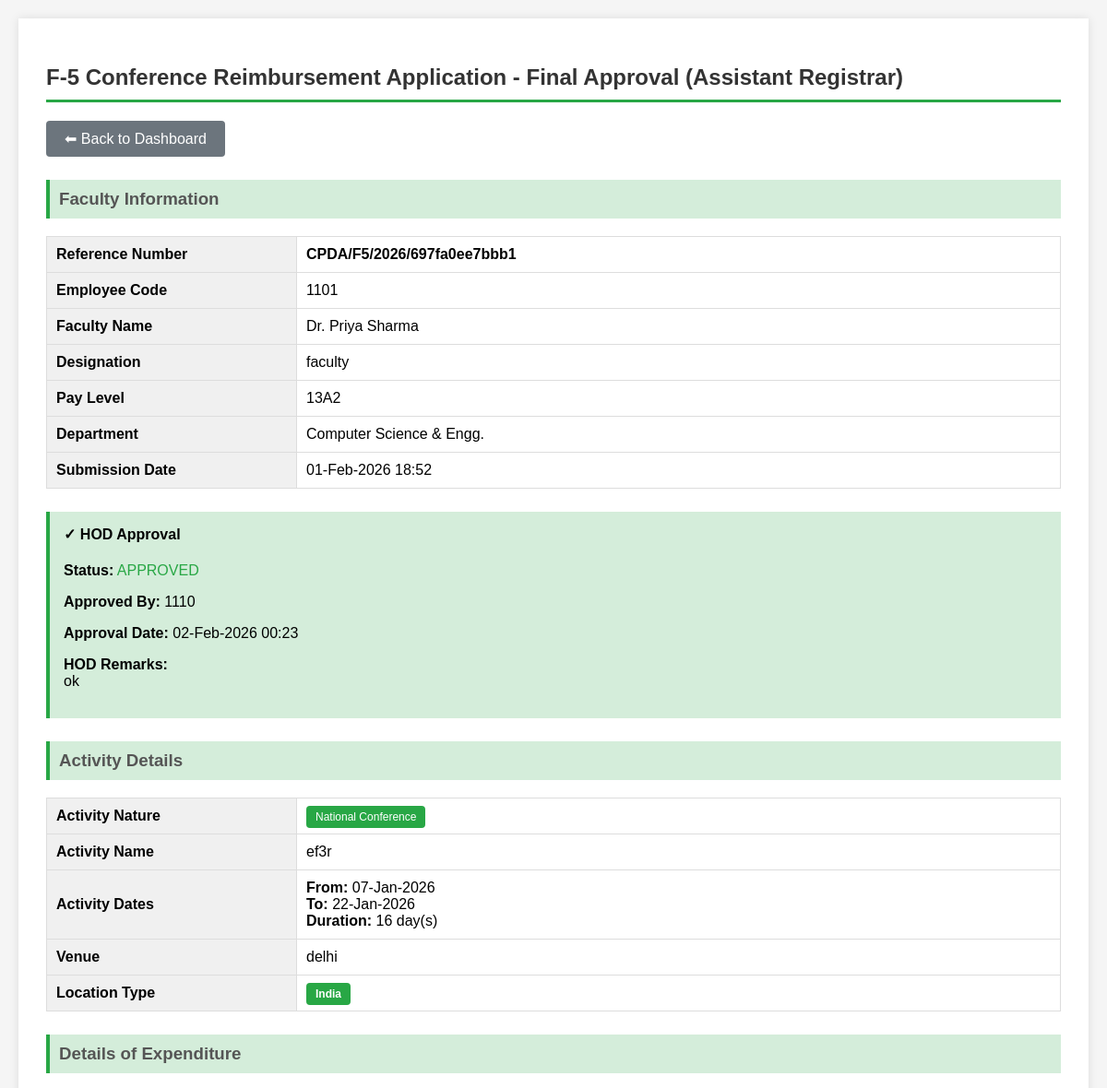
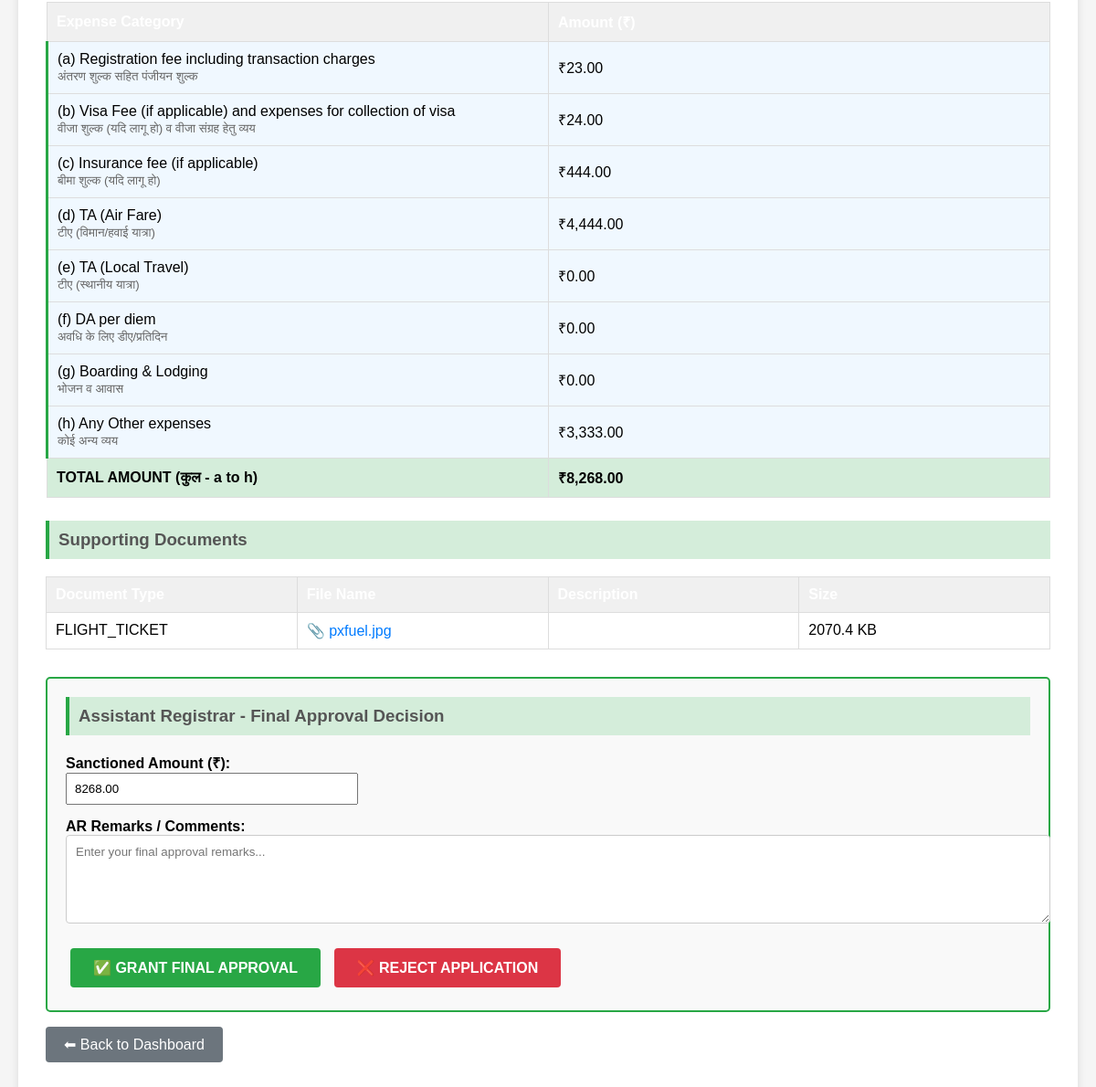
The page /views/ar_view_application.php?application_id=4&type=f5 (signed in) on the database as committed earlier (2 pictures, top to bottom).
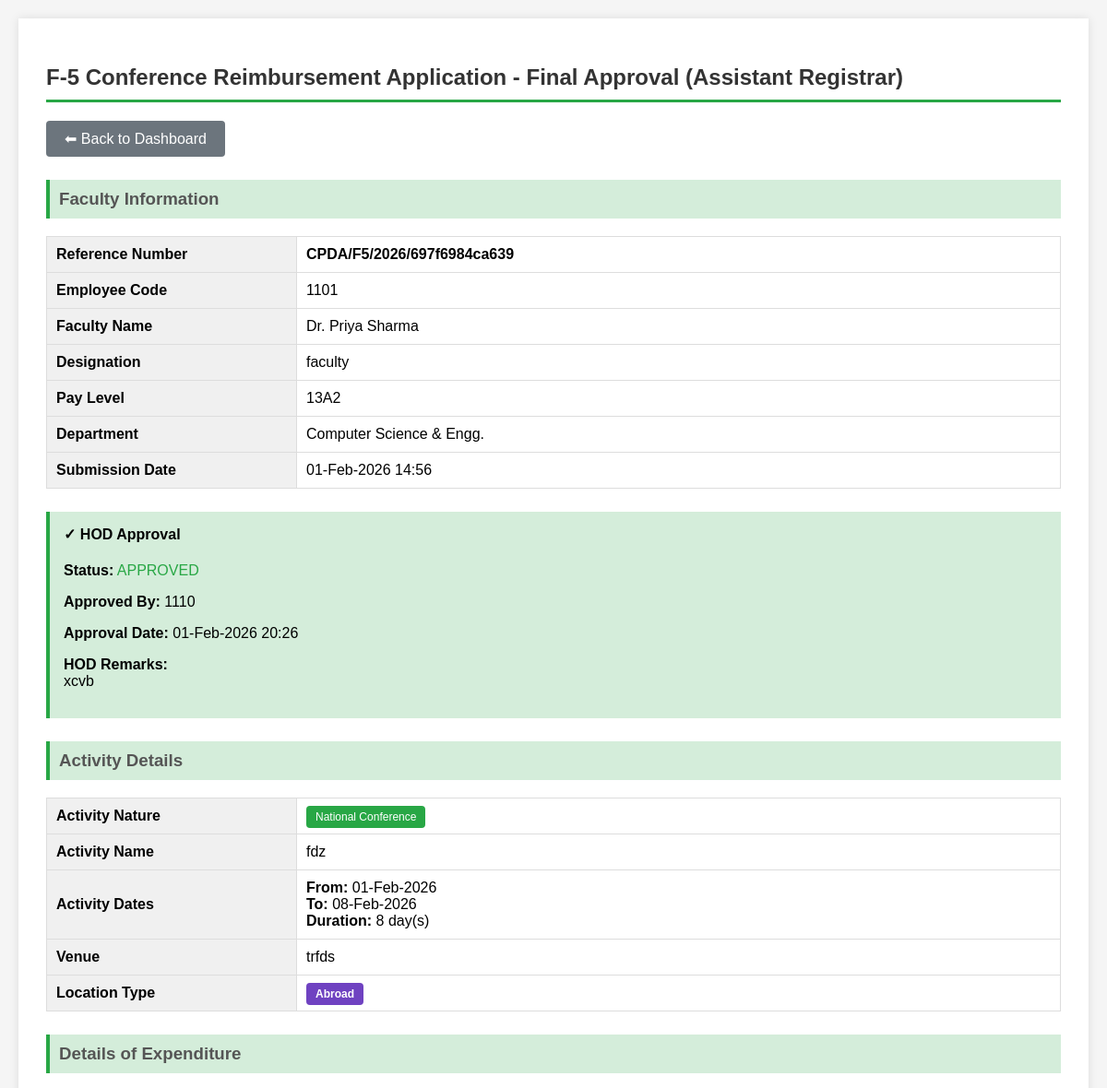
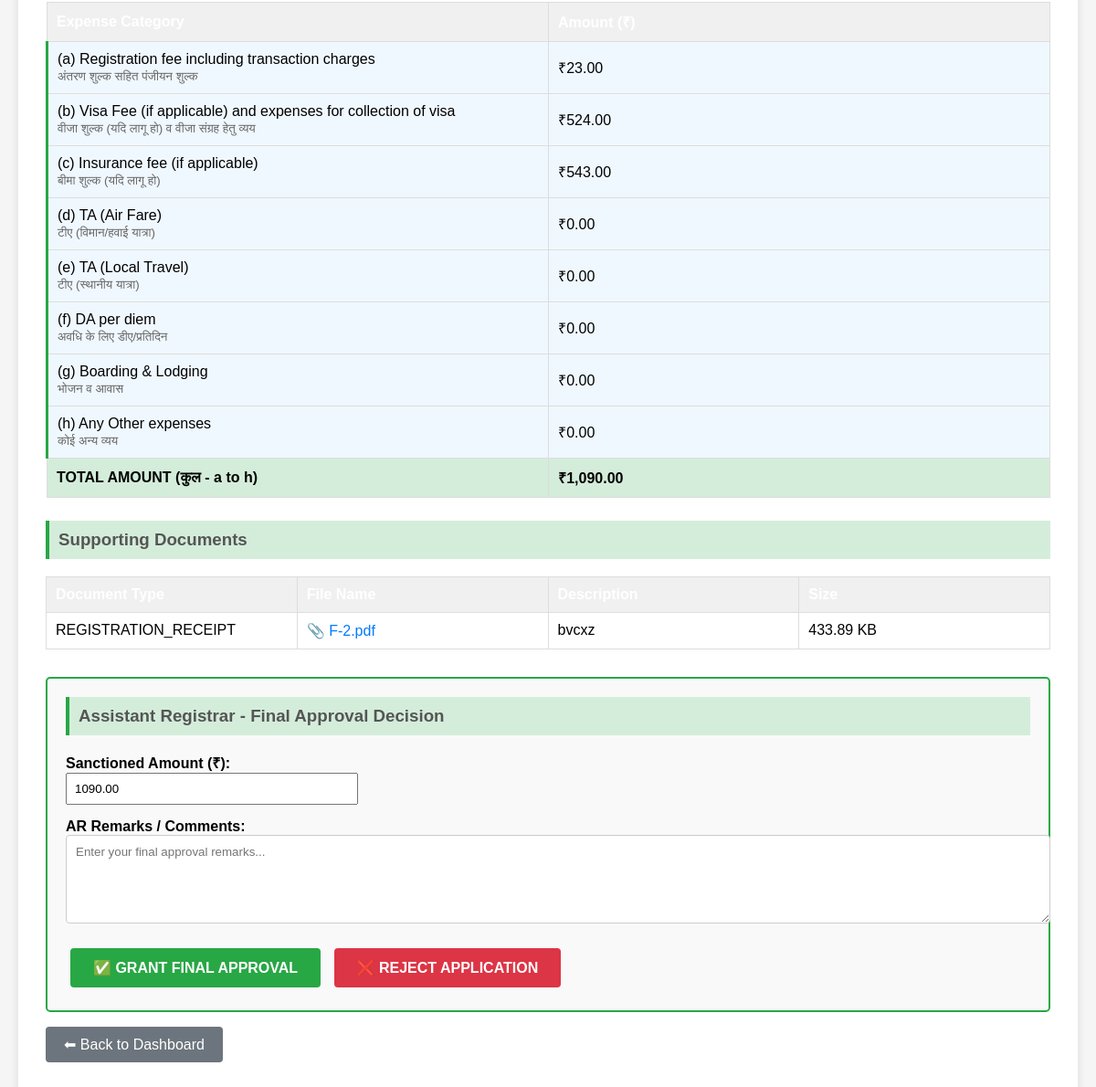
The same page on the database as committed later (2 pictures, top to bottom).
### tables this page shows
CREATE TABLE `f5_conference_reimbursements` (
  `application_id` int(11) NOT NULL,
  `ref_number` varchar(100) DEFAULT NULL,
  `employee_code` int(11) NOT NULL,
  `faculty_name` varchar(200) NOT NULL,
  `designation` varchar(100) NOT NULL,
  `pay_level` varchar(10) NOT NULL,
  `department` varchar(200) NOT NULL,
  `activity_nature` enum('International Conference','National Conference','Workshop','Short Term Course','Seminar','Symposium') NOT NULL,
  `activity_name` varchar(500) NOT NULL,
  `activity_start_date` date NOT NULL,
  `activity_end_date` date NOT NULL,
  `activity_venue` varchar(300) NOT NULL,
  `location_type` enum('India','Abroad') NOT NULL,
  `expense_registration` decimal(10,2) DEFAULT 0.00,
  `expense_visa` decimal(10,2) DEFAULT 0.00,
  `expense_insurance` decimal(10,2) DEFAULT 0.00,
  `expense_air_fare` decimal(10,2) DEFAULT 0.00,
  `expense_local_travel` decimal(10,2) DEFAULT 0.00,
  `expense_da_per_diem` decimal(10,2) DEFAULT 0.00,
  `expense_boarding_lodging` decimal(10,2) DEFAULT 0.00,
  `expense_other` decimal(10,2) DEFAULT 0.00,
  `expense_other_description` text DEFAULT NULL,
  `total_amount` decimal(10,2) NOT NULL,
  `remarks` text DEFAULT NULL,
  `status` enum('PENDING','HOD_APPROVED','HOD_REJECTED','ACCOUNTS_APPROVED','ACCOUNTS_REJECTED','COMPLETED') DEFAULT 'PENDING',
  `hod_status` enum('PENDING','APPROVED','REJECTED') DEFAULT 'PENDING',
  `hod_approved_by` varchar(50) DEFAULT NULL,
  `hod_approved_at` datetime DEFAULT NULL,
  `hod_comments` text DEFAULT NULL,
  `accounts_status` enum('PENDING','APPROVED','REJECTED') DEFAULT 'PENDING',
  `accounts_approved_by` varchar(50) DEFAULT NULL,
  `accounts_approved_at` datetime DEFAULT NULL,
  `accounts_comments` text DEFAULT NULL,
  `created_at` timestamp NOT NULL DEFAULT current_timestamp(),
  `updated_at` timestamp NOT NULL DEFAULT current_timestamp() ON UPDATE current_timestamp()
);

CREATE TABLE `f5_attachments` (
  `id` int(11) NOT NULL,
  `reimbursement_id` int(11) NOT NULL,
  `attachment_type` enum('REGISTRATION_RECEIPT','VISA_RECEIPT','INSURANCE_RECEIPT','FLIGHT_TICKET','TRAVEL_RECEIPT','HOTEL_BILL','BOARDING_LODGING','CONFERENCE_CERTIFICATE','OTHER') NOT NULL,
  `file_name` varchar(255) NOT NULL,
  `file_path` varchar(500) NOT NULL,
  `file_size` int(11) NOT NULL,
  `file_type` varchar(100) NOT NULL,
  `description` text DEFAULT NULL,
  `uploaded_at` timestamp NOT NULL DEFAULT current_timestamp()
);

### views/ar_view_application.php (the view, shortened to what the changed rows need)
<?php
include_once '../config/db.php';
$app_id = $_GET['application_id'] ?? null;
$type = $_GET['type'] ?? 'f4';
if ($type === 'f5') {
    $stmt = $conn->prepare("SELECT * FROM f5_conference_reimbursements WHERE application_id = ?");
    $stmt->bind_param("i", $app_id);
    $stmt->execute();
    $app = $stmt->get_result()->fetch_assoc();
    $stmt2 = $conn->prepare("SELECT * FROM f5_attachments WHERE reimbursement_id = ?");
    $stmt2->bind_param("i", $app_id);
    $stmt2->execute();
    $attachments = $stmt2->get_result();
}
?>
<!DOCTYPE html>
<html lang="en">
<head>
</head>
<body>
<div class="container">
    <h2>
        <?php
        if ($type === 'f5') {
            echo 'F-5 Conference Reimbursement Application - Final Approval (Assistant Registrar)';
        } else {
            echo 'F-4 Reimbursement Application - Final Approval (Assistant Registrar)';
        }
        ?>
    </h2>
    <?php if ($type === 'f5'): ?>
        <h3>Faculty Information</h3>
        <table>
            <tr><th>Reference Number</th><td><strong><?= htmlspecialchars($app['ref_number']); ?></strong></td></tr>
            <tr><th>Employee Code</th><td><?= htmlspecialchars($app['employee_code']); ?></td></tr>
            <tr><th>Faculty Name</th><td><?= htmlspecialchars($app['faculty_name']); ?></td></tr>
            <tr><th>Designation</th><td><?= htmlspecialchars($app['designation']); ?></td></tr>
            <tr><th>Pay Level</th><td><?= htmlspecialchars($app['pay_level']); ?></td></tr>
            <tr><th>Department</th><td><?= htmlspecialchars($app['department']); ?></td></tr>
            <tr><th>Submission Date</th><td><?= date('d-M-Y H:i', strtotime($app['created_at'])); ?></td></tr>
        </table>
        <div class="hod-approval">
            <h4 style="margin-top:0;">✓ HOD Approval</h4>
            <p><strong>Status:</strong> <span style="color: #28a745;">APPROVED</span></p>
            <p><strong>Approved By:</strong> <?= htmlspecialchars($app['hod_approved_by'] ?? 'N/A'); ?></p>
            <?php if ($app['hod_approved_at']): ?>
                <p><strong>Approval Date:</strong> <?= date('d-M-Y H:i', strtotime($app['hod_approved_at'])); ?></p>
            <?php endif; ?>
            <?php if ($app['hod_comments']): ?>
                <p><strong>HOD Remarks:</strong><br><?= nl2br(htmlspecialchars($app['hod_comments'])); ?></p>
            <?php endif; ?>
        </div>
        <h3>Activity Details</h3>
        <table>
            <tr><th>Activity Nature</th><td><span class="badge"><?= htmlspecialchars($app['activity_nature']); ?></span></td></tr>
            <tr><th>Activity Name</th><td><?= htmlspecialchars($app['activity_name']); ?></td></tr>
            <tr>
                <th>Activity Dates</th>
                <td>
                    <strong>From:</strong> <?= date('d-M-Y', strtotime($app['activity_start_date'])); ?><br>
                    <strong>To:</strong> <?= date('d-M-Y', strtotime($app['activity_end_date'])); ?><br>
                    <strong>Duration:</strong> <?php
                        $start = new DateTime($app['activity_start_date']);
                        $end = new DateTime($app['activity_end_date']);
                        $interval = $start->diff($end);
                        echo ($interval->days + 1) . ' day(s)';
                    ?>
                </td>
            </tr>
            <tr><th>Venue</th><td><?= htmlspecialchars($app['activity_venue']); ?></td></tr>
            <tr>
                <th>Location Type</th>
                <td>
                    <span class="badge-location badge-<?= strtolower($app['location_type']); ?>">
                        <?= htmlspecialchars($app['location_type']); ?>
                    </span>
                </td>
            </tr>
        </table>
        <h3>Details of Expenditure</h3>
        <table>
            <tr class="section-header"><th>Expense Category</th><th>Amount (₹)</th></tr>
            <tr class="expense-category">
                <td>(a) Registration fee including transaction charges<br>
                    <small style="color: #666;">अंतरण शुल्क सहित पंजीयन शुल्क</small>
                </td>
                <td>₹<?= number_format($app['expense_registration'], 2); ?></td>
            </tr>
            <tr class="expense-category">
                <td>(b) Visa Fee (if applicable) and expenses for collection of visa<br>
                    <small style="color: #666;">वीजा शुल्क (यदि लागू हो) व वीजा संग्रह हेतु व्यय</small>
                </td>
                <td>₹<?= number_format($app['expense_visa'], 2); ?></td>
            </tr>
            <tr class="expense-category">
                <td>(c) Insurance fee (if applicable)<br>
                    <small style="color: #666;">बीमा शुल्क (यदि लागू हो)</small>
                </td>
                <td>₹<?= number_format($app['expense_insurance'], 2); ?></td>
            </tr>
            <tr class="expense-category">
                <td>(d) TA (Air Fare)<br>
                    <small style="color: #666;">टीए (विमान/हवाई यात्रा)</small>
                </td>
                <td>₹<?= number_format($app['expense_air_fare'], 2); ?></td>
            </tr>
            <tr class="expense-category">
                <td>(e) TA (Local Travel)<br>
                    <small style="color: #666;">टीए (स्थानीय यात्रा)</small>
                </td>
                <td>₹<?= number_format($app['expense_local_travel'], 2); ?></td>
            </tr>
            <tr class="expense-category">
                <td>(f) DA per diem<br>
                    <small style="color: #666;">अवधि के लिए डीए/प्रतिदिन</small>
                </td>
                <td>₹<?= number_format($app['expense_da_per_diem'], 2); ?></td>
            </tr>
            <tr class="expense-category">
                <td>(g) Boarding & Lodging<br>
                    <small style="color: #666;">भोजन व आवास</small>
                </td>
                <td>₹<?= number_format($app['expense_boarding_lodging'], 2); ?></td>
            </tr>
            <tr class="expense-category">
                <td>(h) Any Other expenses<br>
                    <small style="color: #666;">कोई अन्य व्यय</small>
                </td>
                <td>₹<?= number_format($app['expense_other'], 2); ?></td>
            </tr>
            <tr class="total-row">
                <td><strong>TOTAL AMOUNT (कुल - a to h)</strong></td>
                <td><strong>₹<?= number_format($app['total_amount'], 2); ?></strong></td>
            </tr>
        </table>
        <h3>Supporting Documents</h3>
        <table>
            <tr class="section-header"><th>Document Type</th><th>File Name</th><th>Description</th><th>Size</th></tr>
            <?php if ($attachments->num_rows > 0): ?>
                <?php while ($attach = $attachments->fetch_assoc()): ?>
                    <tr>
                        <td><?= htmlspecialchars($attach['attachment_type']); ?></td>
                        <td>
                            <a href="<?= htmlspecialchars($attach['file_path']); ?>"
                               target="_blank" class="attachment-link">
                                📎 <?= htmlspecialchars($attach['file_name']); ?>
                            </a>
                        </td>
                        <td><?= htmlspecialchars($attach['description'] ?? 'N/A'); ?></td>
                        <td><?= round($attach['file_size'] / 1024, 2); ?> KB</td>
                    </tr>
                <?php endwhile; ?>
            <?php else: ?>
                <tr><td colspan="4"><em>No attachments uploaded</em></td></tr>
            <?php endif; ?>
        </table>
        <div class="button-group">
            <h3 style="margin-top: 0;">Assistant Registrar - Final Approval Decision</h3>
            <form action="../controllers/F5AccountsController.php" method="POST">
                <label><strong>Sanctioned Amount (₹):</strong></label><br>
                <input type="number" name="sanctioned_amount" step="0.01" min="0"
                       value="<?= $app['total_amount']; ?>"
                       style="width: 300px; padding: 8px; margin-bottom: 15px;" required>
                <br>
                <label><strong>AR Remarks / Comments:</strong></label><br>
                <textarea name="ar_remarks" rows="5" required placeholder="Enter your final approval remarks..."></textarea>
                <br><br>
                <button type="submit" name="action" value="approve" class="btn-approve">
                    ✅ GRANT FINAL APPROVAL
                </button>
                <button type="submit" name="action" value="reject" class="btn-reject">
                    ❌ REJECT APPLICATION
                </button>
            </form>
        </div>
    <?php endif; ?>
</div>
</body>
</html>

Rows that differ between the two databases and show on the page:
removed f5_attachments: attachment_type "FLIGHT_TICKET", file_name "pxfuel.jpg", $attach['file_size']/1024 "2070.4"
changed f5_conference_reimbursements "Dr. Priya Sharma": ref_number "CPDA/F5/2026/697fa0ee7bbb1" → "CPDA/F5/2026/697f6984ca639"; created_at "01-Feb-2026 18:52" → "01-Feb-2026 14:56"; hod_approved_at "02-Feb-2026 00:23" → "01-Feb-2026 20:26"; hod_comments "ok" → "xcvb"; activity_name "ef3r" → "fdz"; activity_start_date "07-Jan-2026" → "01-Feb-2026"; activity_end_date "22-Jan-2026" → "08-Feb-2026"; $interval->days + 1 "16" → "8"; activity_venue "delhi" → "trfds"; location_type "India" → "Abroad"; expense_visa "24.00" → "524.00"; expense_insurance "444.00" → "543.00"; expense_air_fare "4,444.00" → "0.00"; expense_other "3,333.00" → "0.00"; total_amount "8,268.00" → "1,090.00"; sanctioned_amount "8268.00" → "1090.00"
added f5_attachments: attachment_type "REGISTRATION_RECEIPT", file_name "F-2.pdf", description "bvcxz", $attach['file_size']/1024 "433.89"
